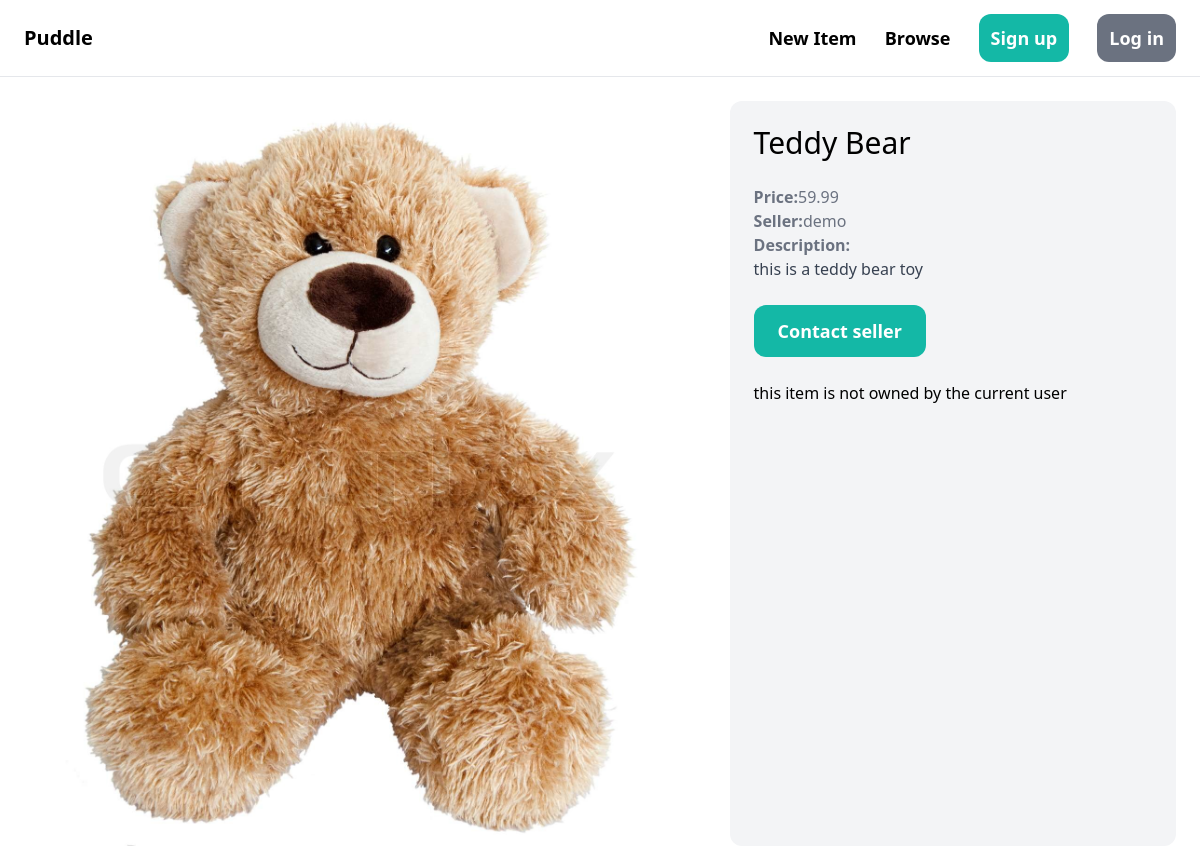
The app's page /items/1/ (upper part), older data.
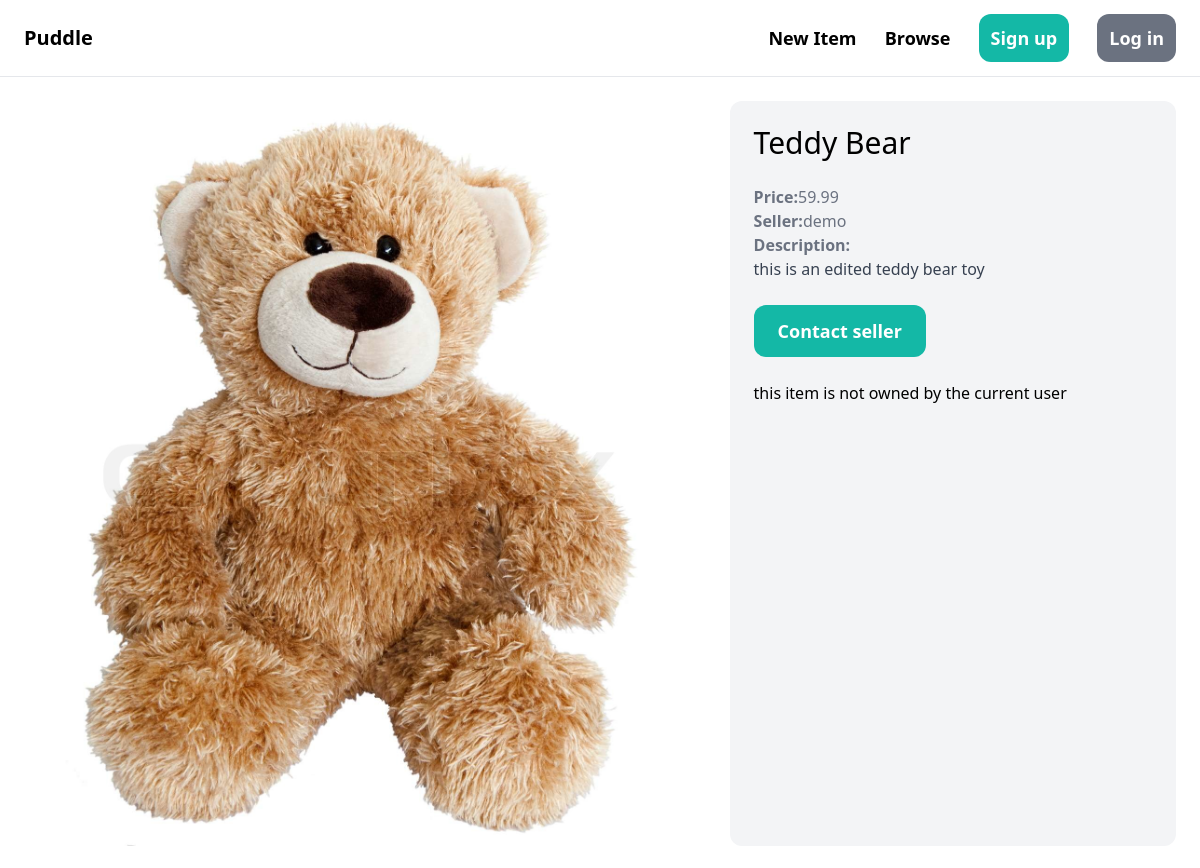
The same page, newer data.
### item/models.py (models this page shows, shortened)
class Item(models.Model):
    category=models.ForeignKey(Category,related_name='items',on_delete=models.CASCADE)
    name=models.CharField(max_length=255)
    description=models.TextField(null=True , blank=True)
    price=models.FloatField()
    image=models.ImageField(upload_to='item_images',blank=True,null=True)
    is_sold=models.BooleanField(default=False)
    created_by=models.ForeignKey(User,related_name='items',on_delete=models.CASCADE)
    created_at=models.DateTimeField(auto_now_add=True)

### item/views.py (the view)
# urls.py: path('<int:pk>/',detail,name='detail'),
def detail(request,pk   ):
    item = get_object_or_404(Item,pk = pk)
    related_items = Item.objects.filter(category = item.category,is_sold=False).exclude(pk = pk)[0:3]
    return render(request,'item/detail.html',{
        'item':item ,
        'related_items':related_items
    })

### item/templates/item/detail.html (shortened to what this page needs)
{% extends 'core/base.html' %}
{% block content %}
<div class="grid grid-cols-5 gap-6">
    <div class="col-span-3">
        <img src="{{item.image.url}}" alt="" class="rounded-xl">
    </div>
    <div class="col-span-2 p-6  bg-gray-100 rounded-xl">
        <h1 class="mb-6 text-3xl">{{item.name}}</h1>
        <p class="text-gray-500"><strong>Price:</strong>{{item.price}}</p>
        <p class="text-gray-500"><strong>Seller:</strong>{{item.created_by.username}}</p>
        {% if item.description %}
        <p class="text-gray-700">
            <strong class="text-gray-500">Description:</strong><br>
            {{item.description}}
        </p>
        {% endif %}
        {% if request.user == item.created_by %}
        <div class="mt-6 p-6 bg-white rounded-xl">
        <p> this is your item</p>
        <a href="{% url 'item:delete' item.pk %}" class=" inline-block mt-6 px-6 py-3 text-lg font-semibold bg-red-500 text-white rounded-xl">Delete</a>
        <a href="{% url 'item:edit' item.pk %}" class=" inline-block mt-6 px-6 py-3 text-lg font-semibold bg-teal-500 text-white rounded-xl">Edit</a>
        </div>
        {% else %}
        <a href="{% url 'conversation:new' item.id %}" class="inline-block mb-6 mt-6 px-6 py-3 text-lg font-semibold bg-teal-500 text-white hover:bg-teal:700 rounded-xl">Contact seller</a>
        <p>this item is not owned by the current user</p>
        {% endif %}
    </div>
</div>
{% endblock content %}

Row changes from the older to the newer data that the page shows:
changed Item "Teddy Bear": description "this is a teddy bear toy" → "this is an edited teddy bear toy"
